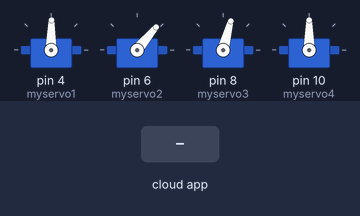
Simulated run of this sketch. Board: Arduino Uno, built with avr-gcc and run on an emulated ATmega328P. Parts: 4 × servo. Inputs (shaded band) come from the test bench. The RemoteXY app is connected; what the sketch prints to the serial monitor is not drawn.

Above: at 1.2 s.
1.3 s: the phone or cloud app sets slider_1 to -100
At 1.9 s:
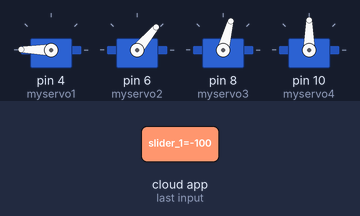
2.8 s: the phone or cloud app sets slider_2 to -100
At 4.0 s:
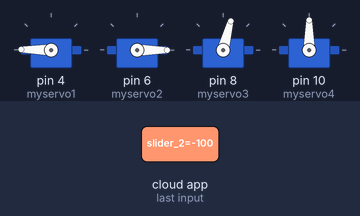
4.3 s: the phone or cloud app sets slider_3 to -100
At 5.5 s:
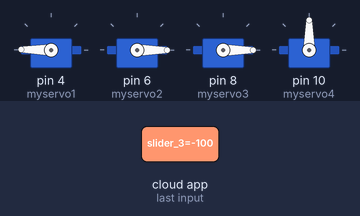
5.8 s: the phone or cloud app sets slider_4 to -100
At 6.7 s:
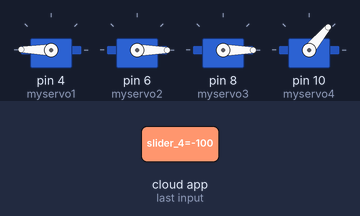
7.3 s: the phone or cloud app sets slider_1 to 0
At 7.7 s:
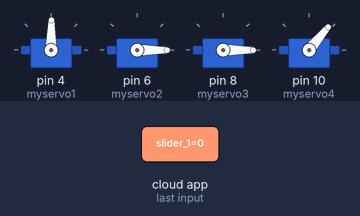
8.8 s: the phone or cloud app sets slider_2 to 0
At 10.0 s:
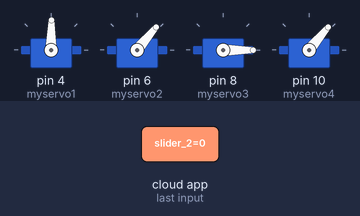
Timing chart, 0 to 11.3 s (numbered marks = the images above; inputs shaded):
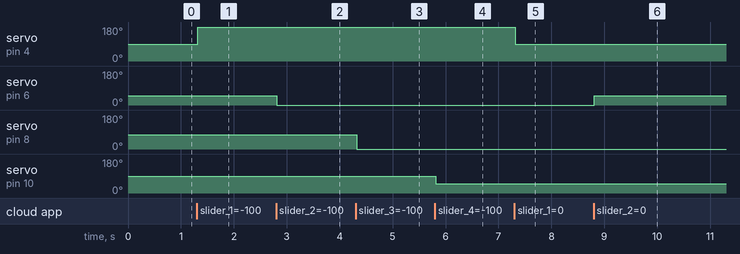

The sketch:

Arm_upgraded.ino
```cpp
#include <Servo.h>
int pot1[50];
int pot2[50];
int pot3[50];
int pot4[50];
int index=0 ;
int buttonState;
int val1;    // variable to read the value from the analog pin
int val2;    // variable to read the value from the analog pin
int val3;    // variable to read the value from the analog pin
int val4;    // variable to read the value from the analog pin
Servo myservo1;  // create servo object to control a servo
Servo myservo2;  // create servo object to control a servo
Servo myservo3;  // create servo object to control a servo
Servo myservo4;  // create servo object to control a servo

#define REMOTEXY_MODE__HARDSERIAL


// RemoteXY connection settings

#include <RemoteXY.h>
// RemoteXY connection settings

#define REMOTEXY_SERIAL Serial
#define REMOTEXY_SERIAL_SPEED 9600


// RemoteXY configurate
#pragma pack(push, 1)
uint8_t RemoteXY_CONF[] =
  { 255,8,0,5,0,126,0,8,13,0,
  4,160,1,50,63,12,2,26,4,32,
  64,0,11,63,2,26,4,32,76,0,
  11,63,2,26,4,32,88,0,11,63,
  2,26,1,2,1,2,29,10,2,31,
  82,101,115,101,116,32,77,111,117,118,
  101,109,101,110,116,115,0,1,2,1,
  16,29,10,2,31,83,97,118,101,0,
  1,2,34,2,29,10,2,31,85,110,
  100,111,0,1,2,34,16,29,10,2,
  31,80,108,97,121,0,129,0,20,35,
  33,6,17,109,118,116,115,32,115,97,
  118,101,100,0,67,6,5,35,13,6,
  24,13,5 };

// this structure defines all the variables of your control interface
struct {

    // input variable
  int8_t slider_1; // =-100..100 slider position
  int8_t slider_2; // =-100..100 slider position
  int8_t slider_3; // =-100..100 slider position
  int8_t slider_4; // =-100..100 slider position
  uint8_t reset_mvt; // =1 if button pressed, else =0
  uint8_t save; // =1 if button pressed, else =0
  uint8_t undo; // =1 if button pressed, else =0
  uint8_t play; // =1 if button pressed, else =0

    // output variable
  char nb_mvt[5];  // string UTF8 end zero

    // other variable
  uint8_t connect_flag;  // =1 if wire connected, else =0

} RemoteXY;
#pragma pack(pop)

/////////////////////////////////////////////
//           END RemoteXY include          //
/////////////////////////////////////////////


void setup()
{
  RemoteXY_Init ();


   myservo1.attach(4);  // attaches the servo on pin 9 to the servo object
   myservo2.attach(6);  // attaches the servo on pin 9 to the servo object
   myservo3.attach(8);  // attaches the servo on pin 9 to the servo object
   myservo4.attach(10);  // attaches the servo on pin 9 to the servo object

  Serial.begin(9600) ;

  // TODO you setup code

}
int is_high = 0;
void loop()
{
  RemoteXY_Handler ();
  Serial.print("index =");
  Serial.println(index);

  // TODO you loop code
  // use the RemoteXY structure for data transfer
  val1 = map(RemoteXY.slider_1, 100, -100, 0, 179);     // scale it to use it with the servo (value between 0 and 180)
  myservo1.write(val1);                  // sets the servo position according to the scaled value
 // Serial.print("val ") ;
 // Serial.println(val) ;

  val2 = map(RemoteXY.slider_2, -100, 100, 0, 100);     // scale it to use it with the servo (value between 0 and 180)
  myservo2.write(val2);                  // sets the servo position according to the scaled value
  //Serial.print("val2 " ) ;
  //Serial.println(val2) ;

  val3 = map(RemoteXY.slider_3, -100, 100, 0, 150);     // scale it to use it with the servo (value between 0 and 180)
  myservo3.write(val3);                  // sets the servo position according to the scaled value
 // Serial.print("val ") ;
 // Serial.println(val) ;

  val4 = map(RemoteXY.slider_4, -100, 100, 50, 130);     // scale it to use it with the servo (value between 0 and 180)
  myservo4.write(val4);                  // sets the servo position according to the scaled value
    if( RemoteXY.undo== HIGH ){
                                  index--;
                                  delay(200);
                              }

     if( RemoteXY.reset_mvt== HIGH ){
                                  index=0;
                                                                    delay(200);

                                  }

    if( RemoteXY.save== HIGH ){
                                  pot1[index]=val1;
                                  pot2[index]=val2;
                                  pot3[index]=val3;
                                  pot4[index]=val4;

                                  index++;
                                                                    delay(200);


    }
                if ( is_high == 1 ) {
                  is_high = 0;
                }
         else if( RemoteXY.play == HIGH ){
                                  is_high = 1 ;

                                   for(int i = 0; i < index; i++)
                                      {
                                    myservo1.write(pot1[i]);                  // sets the servo position according to the scaled value
                                    myservo2.write(pot2[i]);                  // sets the servo position according to the scaled value
                                    myservo3.write(pot3[i]);                  // sets the servo position according to the scaled value
                                    myservo4.write(pot4[i]);                  // sets the servo position according to the scaled value

                                    delay(500);
                                      }

          }
   sprintf (RemoteXY.nb_mvt, "%d",index);


}
```

Measured:
- after the input at 1.3 s, servo on pin 4 (myservo1): 89° → 179° at once
- after the input at 2.8 s, servo on pin 6 (myservo2): 50° → 0° at once
- after the input at 4.3 s, servo on pin 8 (myservo3): 75° → 0° at once
- after the input at 5.8 s, servo on pin 10 (myservo4): 90° → 50° at once
- after the input at 7.3 s, servo on pin 4 (myservo1): 179° → 89° at once
- after the input at 8.8 s, servo on pin 6 (myservo2): 0° → 50° at once
